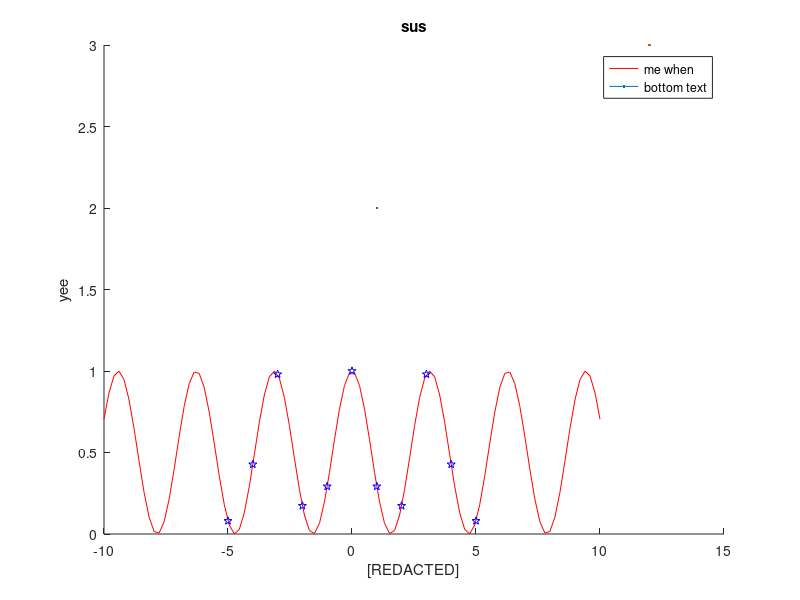
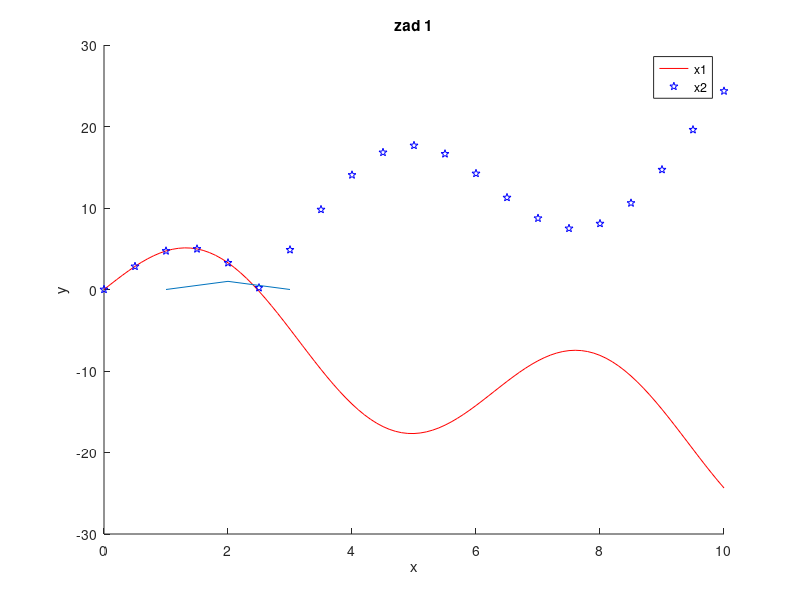
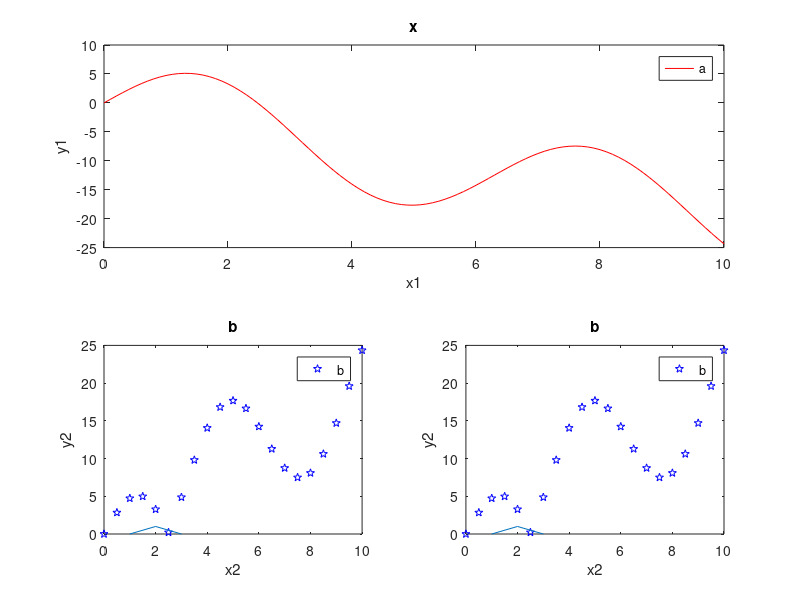
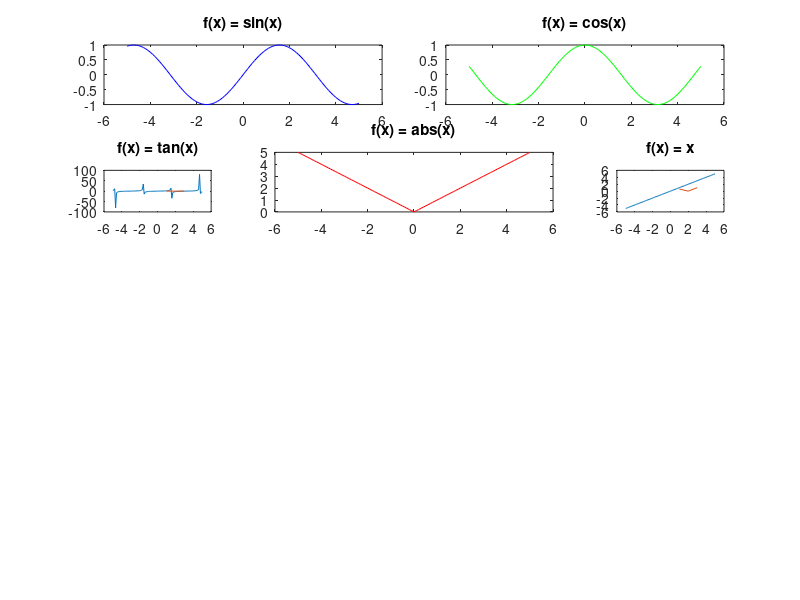

The MATLAB script that drew these images, in order:
clc
clear all
close all

x = linspace(-10, 10, 100);
%y = x.^2+cos(x);
y = @(a)cos(a).^2;

y(7);
y([1,3,5,7]);

figure %otwiera puste okno
hold on %wyświetla wszystkie wykresy (w innym wypadku plot się nadpisuje)
plot(x, y(x), "r", LineWidth=2)
title("sus")
xlabel("[REDACTED]")
ylabel("yee")
x1 = -5:1:5;
plot(x1, y(x1), "bp", MarkerSize=12, LineWidth=3)
legend("me when", "bottom text")

close all

x1 = 0:0.1:10;
x2 = 0:0.5:10;

y1 = @(x)8*sin(x)-2*x;
y2 = @(x)abs(8*sin(x)-2*x); %abs funkcja bezwzględności

% ZADANIE 1

figure
hold on
title("zad 1")
xlabel("x")
ylabel("y")
plot(x1, y1(x1), "r")
plot(x2, y2(x2), "bp", Color=[0 1 0])
legend("x1", "x2")


close all

% TUTORIAL

figure
hold on
subplot(2,2,[1,2]) %(licza wykresów, liczba kolumn, n-aktualny wykres od 1...n lub zakres wykresów których pola zajmie)
plot(x1, y1(x1), "r")
xlabel("x1")
ylabel("y1")
legend("a")
title("x")
subplot(2,2,3)
plot(x2, y2(x2), "bp", Color=[0 1 0])
xlabel("x2")
ylabel("y2")
legend("b")
title("b")
subplot(2,2,4)
plot(x2, y2(x2), "bp", Color=[0 1 0])
xlabel("x2")
ylabel("y2")
legend("b")
title("b")

close all

% ZADANIE 3

figure
hold on

subplot(5,4, [1,2])
q = -5:0.1:5;
plot(q, sin(q), "b")
title("f(x) = sin(x)")

subplot(5,4, [3,4])
w = -5:0.1:5;
plot(w, cos(w), "g")
title("f(x) = cos(x)")

subplot(5,4,5)
e = -5:0.1:5;
plot(e, tan(e), Color=[0 0 0])
title("f(x) = tan(x)")

subplot(5,4,[6,7])
f = -5:0.1:5;
plot(f, abs(f), "r")
title("f(x) = abs(x)")

subplot(5,4,8)
h = -5:0.1:5;
plot(h, h, Color=[0.6 0 1])
title("f(x) = x")

close all

% 3D + KONTUR

figure
x = -10:0.2:10;
y = -8:0.2:8;
[X, Y] = meshgrid(x, y);
f = @(a,b)a.^2+b.^2;
%mesh(X,Y,f(X,Y)) %mesh lub surf
%hold on
%plot3(0,0,f(0,0),"r*")
contour(X,Y,f(X,Y), "ShowText","on")

% ŚCIEŻKA PO KONTURZE

x1 = [-10, -6, 0, 0];
y1 = [-8,-5,-2,0];
hold on
plot(x1,y1)
plot(x1(1), y1(1), "rd")
plot(x1(end), y1(end), "gv")














